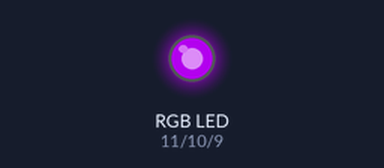
The sketch below on a simulated Arduino Uno, built with avr-gcc and run on an emulated ATmega328P. On the bench: an RGB LED mixed from three pins (HIGH = lit).

Above: at 0.1 s.
Timing chart, 0 to 1.6 s (numbered marks = the images above):
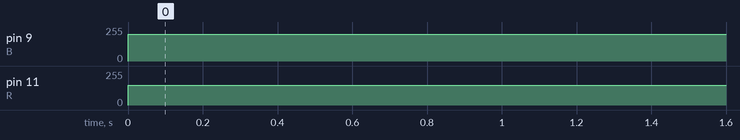

The sketch:

RGB_LED.ino
```cpp
int R = 11;
int G = 10;
int B = 9 ;

void setup() {
  pinMode(R,OUTPUT);
  pinMode(G,OUTPUT);
  pinMode(B,OUTPUT);

}

void loop() {
  analogWrite(R,150);
  analogWrite(G,0);
  analogWrite(B,200);


}
```

Measured:
- by itself, pin 9 (B): 0/255 → 200/255 at 0.00 s
- by itself, pin 11 (R): 0/255 → 150/255 at 0.00 s
